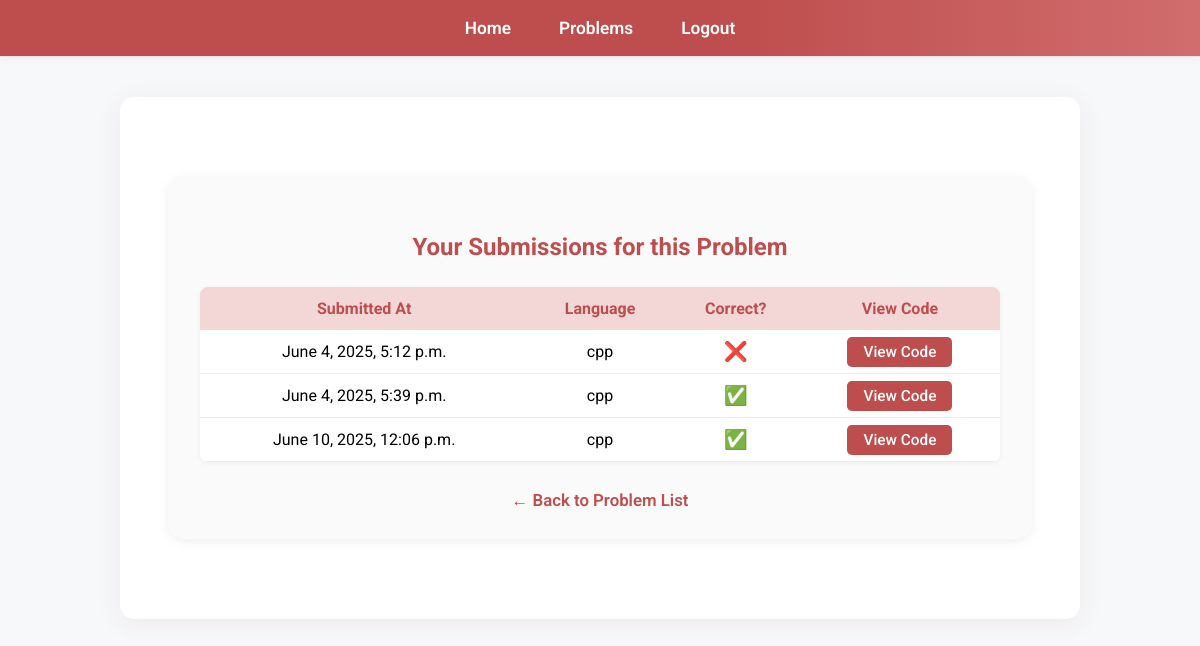
The page /Students/problem/1/submissions/ (signed in) on the database as committed earlier.
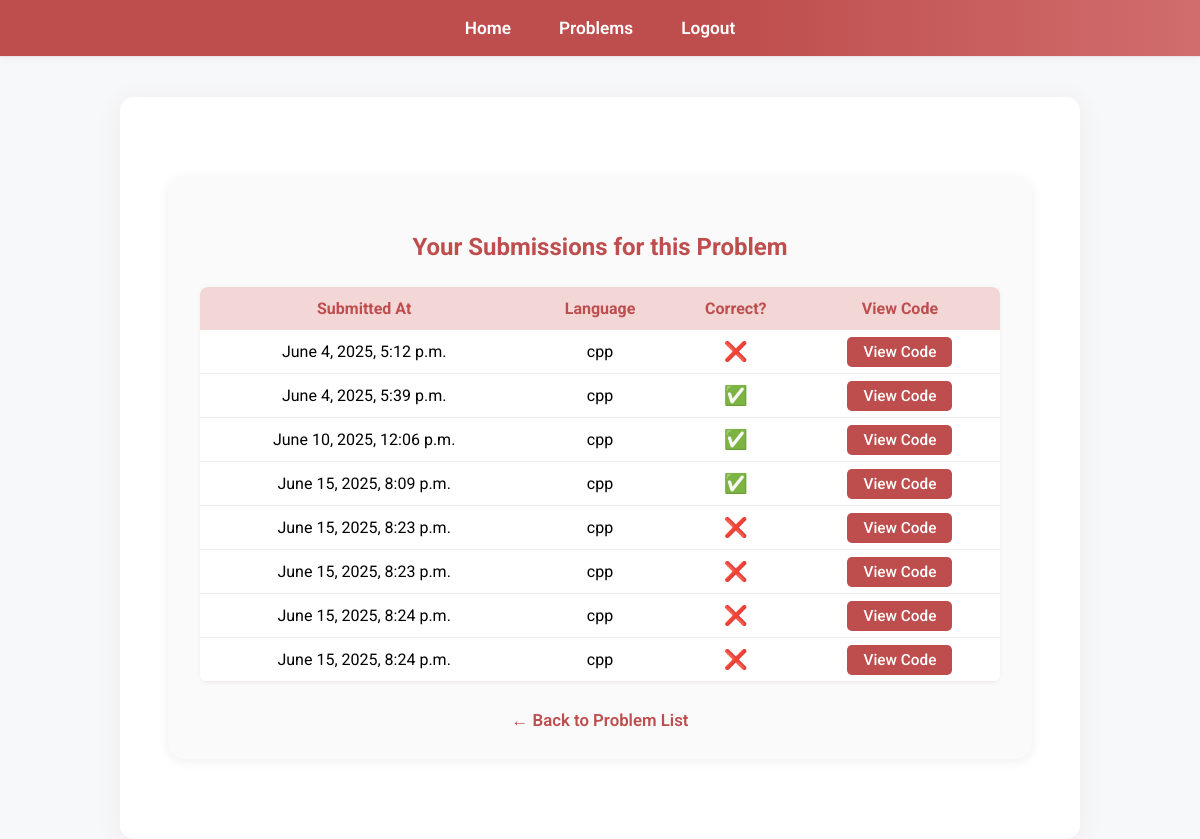
The same page on the database as committed later.
### submit/models.py (models this page shows)
class CodeSubmit(models.Model):
    user = models.ForeignKey(settings.AUTH_USER_MODEL, on_delete=models.CASCADE, related_name='code_submissions')
    problem = models.ForeignKey(Problem, on_delete=models.CASCADE, null=True, blank=True, related_name='submissions')
    language= models.CharField(max_length=50)
    code = models.TextField()
    input = models.TextField(null=True, blank =True)
    output = models.TextField(null = True, blank= True)
    is_correct = models.BooleanField(default=False)
    timestamp = models.DateTimeField(auto_now_add=True)

### Students/views.py (the view)
# urls.py: path('problem/<int:pk>/submissions/', views.problem_submissions, name='problem_submissions'),
@login_required
@user_passes_test(is_student)
def problem_submissions(request, pk):
    problem = get_object_or_404(Problem, pk = pk)
    submissions = CodeSubmit.objects.filter(user=request.user, problem=problem).order_by('timestamp')
    return render(request, 'problem_submissions.html', {
        'problem':problem,
        'submissions': submissions,
    })

### Students/views.py (called while the page is built)
def is_student(user):
    return hasattr(user, 'profile') and user.profile.user_type == 'student'

### Students/Templates/problem_submissions.html
{% extends "base1.html" %}
{% block content %}
<div style="
    max-width: 800px;
    margin: 40px auto;
    background: #fafafa;
    border-radius: 16px;
    box-shadow: 0 2px 12px #eee;
    padding: 36px 32px 28px 32px;
">
    <h2 style="color:#be4d4d; text-align:center; margin-bottom:26px;">
        Your Submissions for this Problem
    </h2>
    <table style="
        width:100%;
        border-collapse:collapse;
        background:#fff;
        border-radius:8px;
        overflow:hidden;
        box-shadow: 0 1px 4px #eee;
        font-size:1em;
    ">
        <thead>
            <tr style="background:#f3d6d6; color:#be4d4d;">
                <th style="padding:12px 8px;">Submitted At</th>
                <th style="padding:12px 8px;">Language</th>
                <th style="padding:12px 8px;">Correct?</th>
                <th style="padding:12px 8px;">View Code</th>
            </tr>
        </thead>
        <tbody>
        {% for sub in submissions %}
            <tr style="text-align:center; border-bottom:1px solid #f0eaea;">
                <td style="padding:10px 8px;">{{ sub.timestamp }}</td>
                <td style="padding:10px 8px;">{{ sub.language }}</td>
                <td style="padding:10px 8px;">
                    {% if sub.is_correct %}
                        <span style="font-size:1.2em; color:rgb(31, 228, 47);">✅</span>
                    {% else %}
                        <span style="font-size:1.2em; color:#be4d4d;">❌</span>
                    {% endif %}
                </td>
                <td style="padding:10px 8px;">
                    <a href="{% url 'view_code_submission' sub.id %}" style="
                        background:#be4d4d;
                        color:#fff;
                        padding:6px 16px;
                        border-radius:5px;
                        text-decoration:none;
                        font-size:0.96em;
                        font-weight:500;
                        transition:background 0.2s;
                    "
                    onmouseover="this.style.background='#a63a3a'"
                    onmouseout="this.style.background='#be4d4d'">
                        View Code
                    </a>
                </td>
            </tr>
        {% empty %}
            <tr>
                <td colspan="4" style="padding:18px; color:#888;">No submissions yet.</td>
            </tr>
        {% endfor %}
        </tbody>
    </table>
    <div style="margin-top:28px; text-align:center;">
        <a href="{% url 'Prob list' %}" style="color:#be4d4d; text-decoration:none; font-weight:600; font-size:1.05em;">
            &larr; Back to Problem List
        </a>
    </div>
</div>
{% endblock %}

### Students/Templates/base1.html (shortened to what this page needs)
<!DOCTYPE html>
<html>
<head>
</head>
<body>
    <nav>
        <a href="{% url 'Stud home' %}">Home</a>
        <a href="{% url 'Prob list' %}">Problems</a>
        <a href="{% url 'logout' %}">Logout</a>
    </nav>
    <hr>
    <div class="container">
        {% block content %}
        {% endblock %}
    </div>
</body>
</html>

### Students/Templates/base1.html (style rules this page uses)
body { font-family: 'Roboto', Arial, sans-serif; background: #f6f8fa; margin: 0; padding: 0; }
nav { background: linear-gradient(90deg, #be4d4d 60%, #d16d6d 100%); padding: 18px 0; text-align: center; box-shadow: 0 2px 8px rgba(190,77,77,0.08); }
nav a { margin: 0 22px; text-decoration: none; font-weight: 600; color: #fff; font-size: 1.08rem; transition: color 0.2s, border-bottom 0.2s; padding-bottom: 4px; border-bottom: 2px solid transparent; }
.container { max-width: 900px; margin: 40px auto 0 auto; background: #fff; border-radius: 14px; box-shadow: 0 4px 24px rgba(190,77,77,0.09); padding: 40px 30px; }
hr { border: none; border-top: 1px solid #e5e5e5; margin: 0; }

Rows that differ between the two databases and show on the page:
added CodeSubmit: timestamp "June 15, 2025, 8:09 p.m.", language "cpp"
added CodeSubmit: timestamp "June 15, 2025, 8:23 p.m.", language "cpp"
added CodeSubmit: timestamp "June 15, 2025, 8:23 p.m.", language "cpp"
added CodeSubmit: timestamp "June 15, 2025, 8:24 p.m.", language "cpp"
added CodeSubmit: timestamp "June 15, 2025, 8:24 p.m.", language "cpp"
